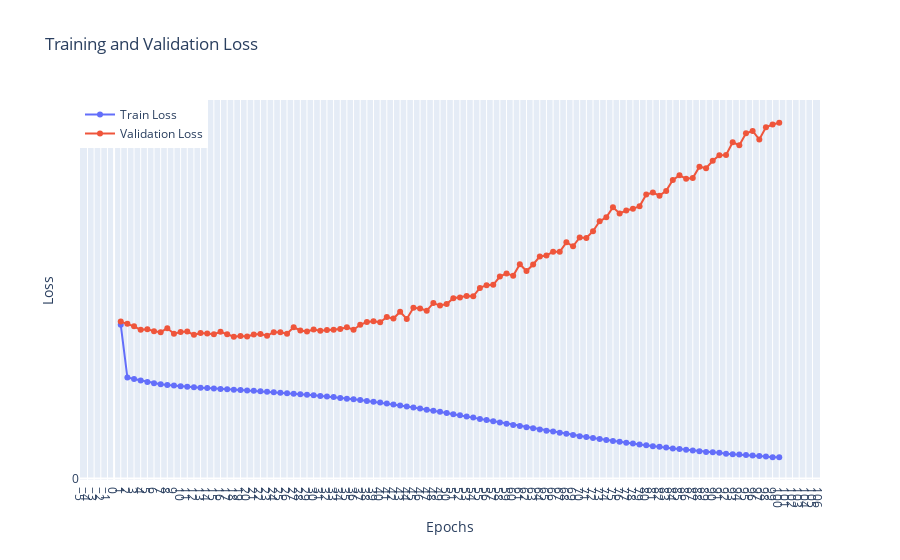

The code cell stored with this chart in its notebook:
### Code cell
import plotly.graph_objects as go

# Create the interactive plot
fig = go.Figure()

fig.add_trace(go.Scatter(x=epochs, y=train_loss, mode='lines+markers', name='Train Loss'))
fig.add_trace(go.Scatter(x=epochs, y=val_loss, mode='lines+markers', name='Validation Loss'))

fig.update_layout(
    title='Training and Validation Loss',
    xaxis_title='Epochs',
    yaxis_title='Loss',
    xaxis=dict(tickmode='linear'),
    yaxis=dict(tickmode='linear'),
    legend=dict(x=0, y=1),
    grid=dict(),
)

fig.show()
